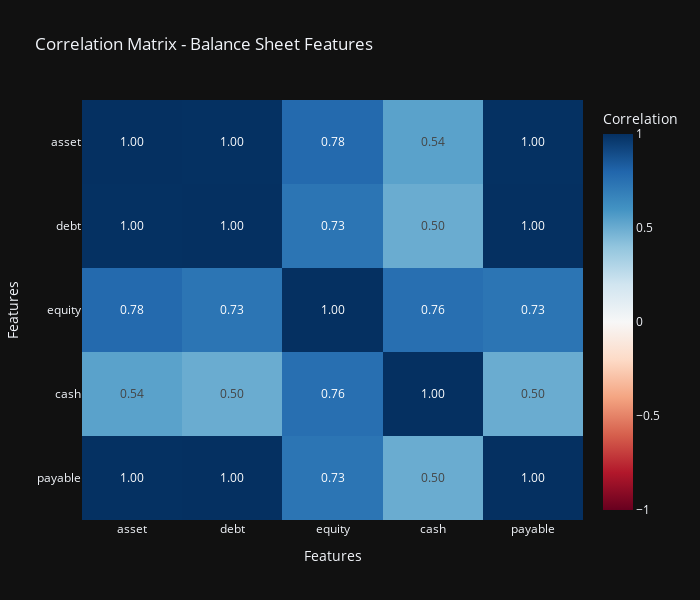

The cell this chart's notebook holds for it:
### Code cell
import plotly.graph_objects as go
import plotly.express as px

# Get balance sheet data for correlation analysis
# Select multiple features for correlation
correlation_features = ['asset', 'debt', 'equity', 'cash', 'payable']

# Filter data to include only rows with complete feature data
df_corr = df_balance_sheet[correlation_features].copy()

# Calculate correlation matrix
correlation_matrix = df_corr.corr()

# Create interactive heatmap using Plotly
fig = go.Figure(data=go.Heatmap(
    z=correlation_matrix.values,
    x=correlation_matrix.columns,
    y=correlation_matrix.columns,
    colorscale='RdBu',
    zmid=0,
    text=correlation_matrix.values,
    texttemplate='%{text:.2f}',
    textfont={"size": 12},
    colorbar=dict(title="Correlation")
))

fig.update_layout(
    title='Correlation Matrix - Balance Sheet Features',
    xaxis_title='Features',
    yaxis_title='Features',
    width=700,
    height=600,
    xaxis={'side': 'bottom'},
    yaxis={'autorange': 'reversed'}
)

fig.show()

### Figure 1 — Plotly figure (JSON) as saved in the notebook; plotly's stock layout.template omitted (floating-point values rounded to 4 significant figures)
{"data": [{"colorbar": {"title": {"text": "Correlation"}}, "colorscale": [[0.0, "rgb(103,0,31)"], [0.1, "rgb(178,24,43)"], [0.2, "rgb(214,96,77)"], [0.3, "rgb(244,165,130)"], [0.4, "rgb(253,219,199)"], [0.5, "rgb(247,247,247)"], [0.6, "rgb(209,229,240)"], [0.7, "rgb(146,197,222)"], [0.8, "rgb(67,147,195)"], [0.9, "rgb(33,102,172)"], [1.0, "rgb(5,48,97)"]], "text": [[1.0, 0.9975, 0.7807, 0.5408, 0.9975], [0.9975, 1.0, 0.7345, 0.501, 1.0], [0.7807, 0.7345, 1.0, 0.7599, 0.7345], [0.5408, 0.501, 0.7599, 1.0, 0.501], [0.9975, 1.0, 0.7345, 0.501, 1.0]], "textfont": {"size": 12}, "texttemplate": "%{text:.2f}", "x": ["asset", "debt", "equity", "cash", "payable"], "y": ["asset", "debt", "equity", "cash", "payable"], "z": [[1.0, 0.9975, 0.7807, 0.5408, 0.9975], [0.9975, 1.0, 0.7345, 0.501, 1.0], [0.7807, 0.7345, 1.0, 0.7599, 0.7345], [0.5408, 0.501, 0.7599, 1.0, 0.501], [0.9975, 1.0, 0.7345, 0.501, 1.0]], "zmid": 0, "type": "heatmap"}], "layout": {"xaxis": {"title": {"text": "Features"}, "side": "bottom"}, "yaxis": {"title": {"text": "Features"}, "autorange": "reversed"}, "title": {"text": "Correlation Matrix - Balance Sheet Features"}, "width": 700, "height": 600}}
